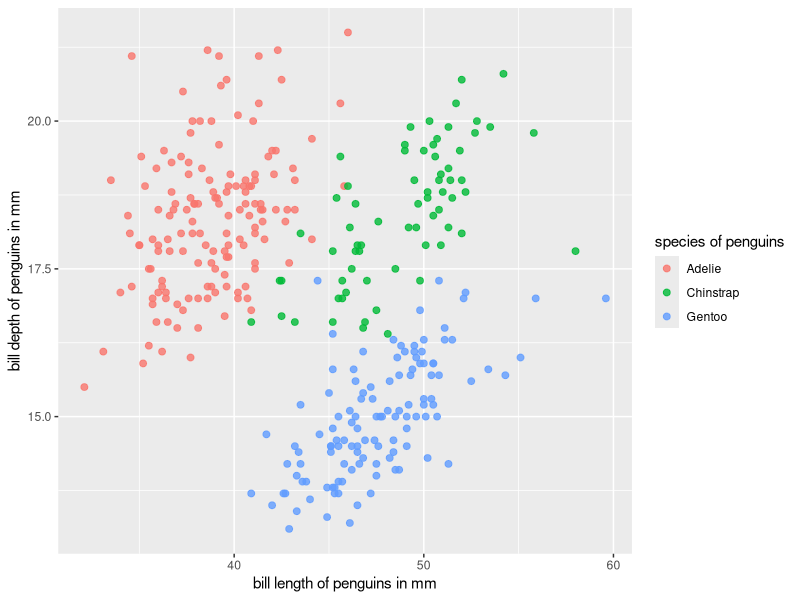

Source code (R):
library(tidyverse)
library(palmerpenguins)
pgs <- penguins %>% drop_na()
head(pgs)

pgs %>% 
  ggplot() +
  geom_point(aes(x = bill_length_mm, y = bill_depth_mm, color = species),
             size = 2, alpha = 0.8) +
  labs(x = "bill length of penguins in mm",
       y = "bill depth of penguins in mm",
       color = "species of penguins")
